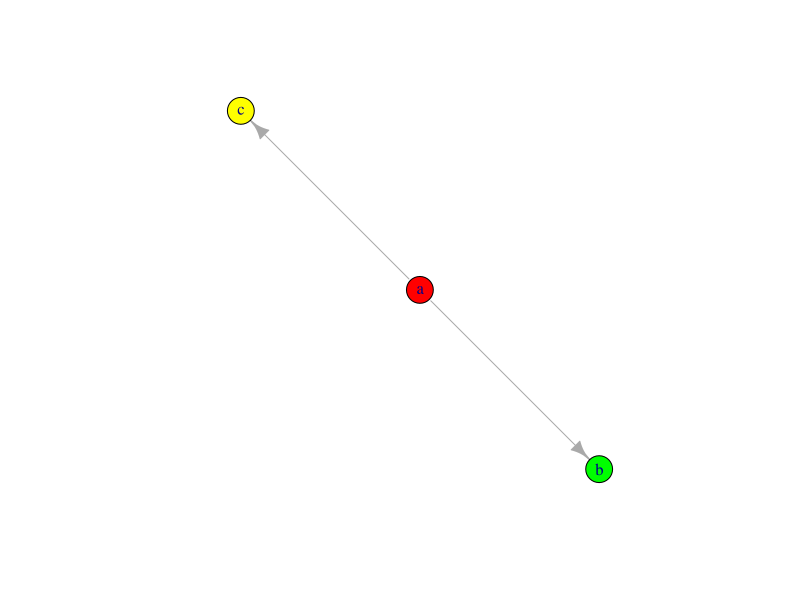

Write R code to recreate this figure.
## ---- chunk 1
library(igraph)
#Gráfico de ejemplo
gA <- graph(c("a", "b", "a", "c"))
plot(gA, vertex.color=c( "red", "green", "yellow"))

#Generamos un set de datos de prueba y calculamos la correlación entre los nodos.
set.seed(2812)
a <- rnorm(100, 0, 0.1)
b <- 2*a-2+rnorm(100,0,0.1)
cor(a,b)
c <- 2*a+4+rnorm(100,0,0.1)
cor(a,c)
cor(c,b)
## ---- chunk 2
#Correlaciones mediante un modelo lineal
cor(lm(a~c)$residuals,lm(b~c)$residuals)
cor(lm(a~b)$residuals,lm(c~b)$residuals)
cor(lm(b~a)$residuals,lm(c~a)$residuals)
